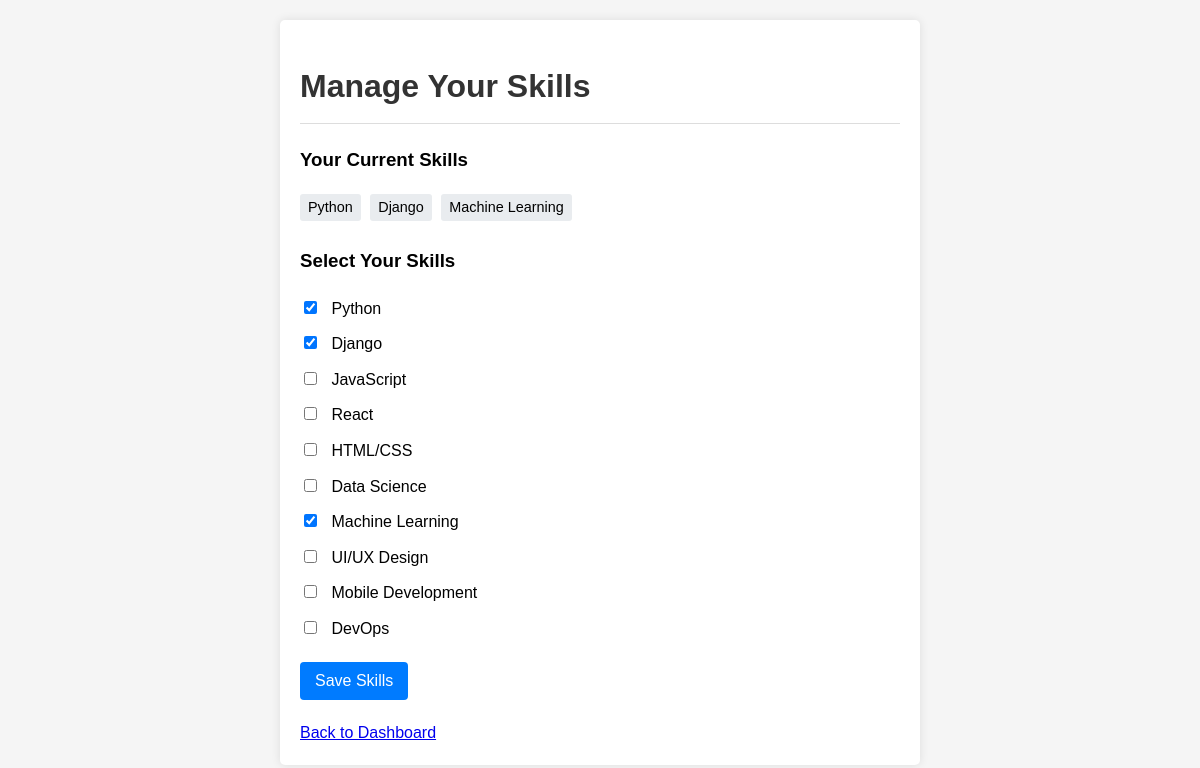
/manage-skills/ (signed in), run on the app's committed database.
### accounts/models.py (models this page shows, shortened)
class Skill(models.Model):
    name = models.CharField(max_length=100)

### accounts/views.py (the view)
# urls.py: path('manage-skills/', manage_skills, name='manage_skills'),
@login_required(login_url='login')
def manage_skills(request):
    profile = request.user.profile
    if request.method == 'POST':
        skill_ids = request.POST.getlist('skills')
        profile.skills.clear()  # Remove all existing skills
        for skill_id in skill_ids:
            profile.skills.add(skill_id)  # Add selected skills
        return redirect('dashboard')
    all_skills = Skill.objects.all()
    user_skills = profile.skills.all()
    context = {
        'all_skills': all_skills,
        'user_skills': user_skills
    }
    return render(request, 'accounts/manage_skills.html', context)

### accounts/templates/accounts/manage_skills.html (shortened to what this page needs)
{% load static %}
<!DOCTYPE html>
<html lang="en">
<head>
</head>
<body>
    <div class="container">
        <h1>Manage Your Skills</h1>
        <div class="current-skills">
            <h3>Your Current Skills</h3>
            {% if user_skills %}
                {% for skill in user_skills %}
                    <span class="skill-tag">{{ skill.name }}</span>
                {% endfor %}
            {% else %}
                <p>You haven't added any skills yet.</p>
            {% endif %}
        </div>
        <form method="post">
            <h3>Select Your Skills</h3>
            <div class="skill-list">
                {% for skill in all_skills %}
                    <div class="skill-item">
                        <input
                            type="checkbox"
                            id="skill_{{ skill.id }}"
                            name="skills"
                            value="{{ skill.id }}"
                            class="skill-checkbox"
                            {% if skill in user_skills %}checked{% endif %}
                        >
                        <label for="skill_{{ skill.id }}">{{ skill.name }}</label>
                    </div>
                {% empty %}
                    <p>No skills available in the system.</p>
                {% endfor %}
            </div>
            <button type="submit" class="btn">Save Skills</button>
        </form>
        <a href="{% url 'dashboard' %}" class="back-link">Back to Dashboard</a>
    </div>
</body>
</html>

### accounts/templates/accounts/manage_skills.html (style rules this page uses)
body { font-family: Arial, sans-serif; line-height: 1.6; margin: 0; padding: 20px; background-color: #f5f5f5; }
.container { max-width: 600px; margin: 0 auto; background: white; padding: 20px; border-radius: 5px; box-shadow: 0 0 10px rgba(0,0,0,0.1); }
h1 { color: #333; border-bottom: 1px solid #ddd; padding-bottom: 10px; }
.skill-list { margin: 20px 0; }
.skill-item { margin-bottom: 10px; }
.skill-checkbox { margin-right: 10px; }
.btn { display: inline-block; background: #007bff; color: white; padding: 10px 15px; text-decoration: none; border: none; border-radius: 4px; cursor: pointer; font-size: 16px; }
.back-link { display: block; margin-top: 20px; }
.current-skills { margin-bottom: 20px; }
.skill-tag { display: inline-block; background: #e9ecef; padding: 2px 8px; border-radius: 3px; font-size: 0.9em; margin-right: 5px; margin-bottom: 5px; }

### data on the page
Skill: name "Python", skills "☑"
Skill: name "Django", skills "☑"
Skill: name "Machine Learning", skills "☑"
Skill: name "JavaScript"
Skill: name "React"
Skill: name "HTML/CSS"
Skill: name "Data Science"
Skill: name "UI/UX Design"
Skill: name "Mobile Development"
Skill: name "DevOps"
